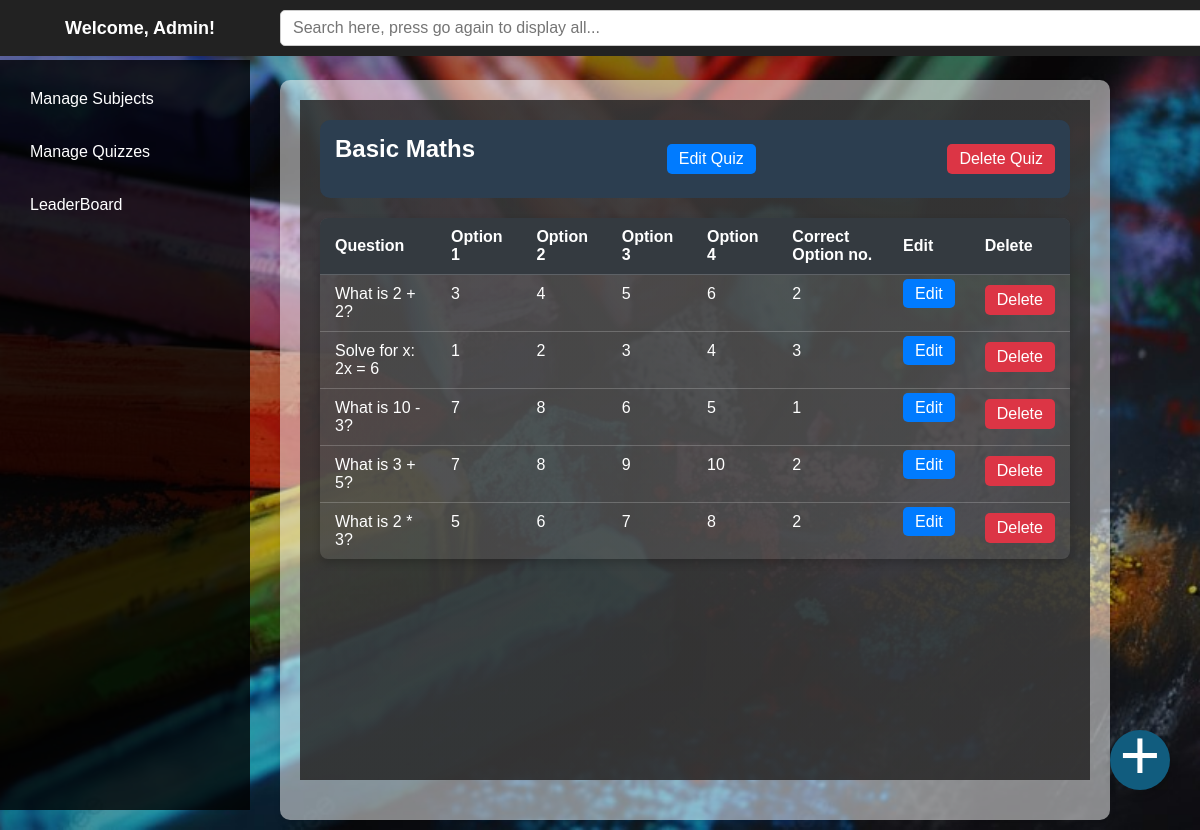
Page /manage_quizzes/1 (signed in) on the committed database.
### tables this page shows
CREATE TABLE quiz (
            id INTEGER PRIMARY KEY AUTOINCREMENT,
            quiz_name TEXT NOT NULL,
            chapter_id INTEGER,
            date DATE NOT NULL,
            duration INTEGER NOT NULL, -- Duration in minutes
            remark TEXT,
            no_of_qns INTEGER NOT NULL,
            FOREIGN KEY (chapter_id) REFERENCES chapter(id)
        );

CREATE TABLE question (
            id INTEGER PRIMARY KEY AUTOINCREMENT,
            quiz_id INTEGER,
            question_text TEXT NOT NULL,
            option_1 TEXT NOT NULL,
            option_2 TEXT NOT NULL,
            option_3 TEXT NOT NULL,
            option_4 TEXT NOT NULL,
            correct_option INTEGER NOT NULL,
            FOREIGN KEY (quiz_id) REFERENCES quiz(id)
        );

### controllers/admin.py (the view)
@admin_bp.route('/manage_quizzes/<int:quiz_id>', methods=['GET'])
@login_required(role='admin')
def manage_questions(quiz_id):
    conn = sqlite3.connect(DATABASE)
    cursor = conn.cursor()
    cursor.execute('SELECT quiz_name FROM quiz WHERE id = ?', (quiz_id,))
    quiz_name = cursor.fetchone()
    if not quiz_name:
        conn.close()
        return "Quiz not found", 404
    cursor.execute('''
        SELECT id, question_text, option_1, option_2, option_3, option_4, correct_option
        FROM question
        WHERE quiz_id = ?
    ''', (quiz_id,))
    questions = cursor.fetchall()
    conn.close()
    return render_template(
        'manage_questions.html',
        quiz_id=quiz_id,
        quiz_name=quiz_name[0],
        questions=questions
    )

### controllers/admin.py (called while the page is built)
def login_required(role=None):
    def decorator(f):
        @wraps(f)
        def decorated_function(*args, **kwargs):
            if 'user_id' not in session:
                return redirect(url_for('admin.login'))  # Redirect to login if not logged in
            if role and session.get('role') != role:
                return redirect(url_for('admin.login'))  # Redirect if user doesn't have the correct role
            return f(*args, **kwargs)
        return decorated_function
    return decorator

### templates/manage_questions.html
{% extends 'admin_base.html' %}
{% block page_content %}
<div class="manage-questions-page">
    <div class="quiz-header">
        <h2>{{ quiz_name }}</h2>
        <a href="{{ url_for('admin.edit_quiz', quiz_id=quiz_id) }}" class="btn btn-secondary">Edit Quiz</a>
        <form method="POST" action="{{ url_for('admin.delete_quiz', quiz_id=quiz_id) }}" style="display: inline;">
            <button type="submit" class="btn btn-danger">Delete Quiz</button>
        </form>
    </div>
    <table class="table">
        <thead>
            <tr>
                <th>Question</th>
                <th>Option 1</th>
                <th>Option 2</th>
                <th>Option 3</th>
                <th>Option 4</th>
                <th>Correct Option no.</th>
                <th>Edit</th>
                <th>Delete</th>
            </tr>
        </thead>
        <tbody>
            {% for question in questions %}
            <tr>
                <td>{{ question[1] }}</td>
                <td>{{ question[2] }}</td>
                <td>{{ question[3] }}</td>
                <td>{{ question[4] }}</td>
                <td>{{ question[5] }}</td>
                <td>{{ question[6] }}</td>
                <td>
                    <a href="{{ url_for('admin.edit_question', question_id=question[0]) }}" class="btn btn-secondary">Edit</a>
                </td>
                <td>
                    <form method="POST" action="{{ url_for('admin.delete_question', question_id=question[0]) }}" style="display: inline;">
                        <button type="submit" class="btn btn-danger">Delete</button>
                    </form>
                </td>
            </tr>
            {% endfor %}
        </tbody>
    </table>
    <div class="floating-circle">
        <a href="{{ url_for('admin.add_question', quiz_id=quiz_id) }}" style="text-decoration: none; color: white;">+</a>
    </div>
</div>
{% endblock %}

### static/css/style.css (style rules this page uses)
* { margin: 0; padding: 0; box-sizing: border-box; }
body { font-family: "Comic Sans MS", "Chalkboard", sans-serif; background: url('../images/chlkbrd41.jpg') no-repeat center center fixed; background-size: cover; color: #ffffff; }
html, body { overflow: auto; height: 100%; }
html { scrollbar-width: none; -ms-overflow-style: none; }
.floating-circle { position: fixed; bottom: 40px; right: 30px; width: 60px; height: 60px; background-color:#115c7e; color: rgb(234, 234, 234); font-size: 70px; font-weight: 500px; text-align: center; border-radius: 50%; box-shadow: 0 4px 8px rgba(0, 0, 0, 0.2); cursor: pointer; transition: background-color 0.3s ease, transform 0.2s ease; display: flex; justify-content: center; align-items: center; padding-bottom: 10px; }
.table { width: 100%; border-collapse: collapse; margin: 20px 0; background: rgba(255, 255, 255, 0.1); border-radius: 8px; overflow: hidden; box-shadow: 0 4px 8px rgba(0, 0, 0, 0.2); }
.table thead { background-color: #343a40; color: white; text-align: left; }
.table th, .table td { padding: 10px 15px; border-bottom: 1px solid rgba(255, 255, 255, 0.2); }
.table td { vertical-align: top; word-wrap: break-word; }
.table td:nth-child(2) { max-width: 300px; overflow-wrap: break-word; }
.table tbody tr:last-child td { border-bottom: none; }
.btn { padding: 6px 12px; border: none; border-radius: 5px; font-size: 1rem; color: white; text-decoration: none; cursor: pointer; transition: background-color 0.3s ease; }
.btn-secondary { padding: 6px 12px; background-color: #007bff; }
.btn-danger { background-color: #dc3545; }
.manage-questions-page { padding: 20px; background: rgba(0, 0, 0, 0.7); background-image: linear-gradient(to right, rgba(66, 65, 65, 0.459), rgba(66, 65, 65, 0.459)); background-size: cover; background-attachment: fixed; min-height: 85vh; color: white; }
.manage-questions-page h2 { text-align: center; color: white; margin-bottom: 20px; }
.quiz-header { display: flex; justify-content: space-between; align-items: center; background: #2c3e50; color: white; padding: 15px; border-radius: 10px; margin-bottom: 20px; }

### rows in the picture
quiz: quiz_name "Basic Maths"
question: question_text "What is 2 + 2?", option_1 "3", option_2 "4", option_3 "5", option_4 "6", correct_option "2"
question: question_text "Solve for x: 2x = 6", option_1 "1", option_2 "2", option_3 "3", option_4 "4", correct_option "3"
question: question_text "What is 10 - 3?", option_1 "7", option_2 "8", option_3 "6", option_4 "5", correct_option "1"
question: question_text "What is 3 + 5?", option_1 "7", option_2 "8", option_3 "9", option_4 "10", correct_option "2"
question: question_text "What is 2 * 3?", option_1 "5", option_2 "6", option_3 "7", option_4 "8", correct_option "2"
